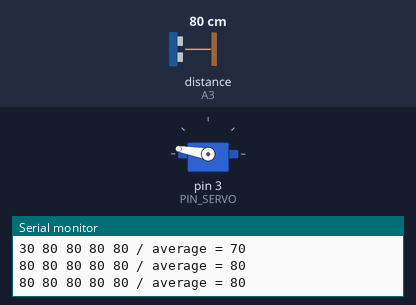
Bench run of a sketch on a simulated Arduino Uno, built with avr-gcc and run on an emulated ATmega328P. On the bench: servo, the last lines printed to the serial monitor. The inputs (shaded band) are chosen by the test bench; at power-on: distance to the obstacle (sensor on A3) 80 cm.

Above: at 1.2 s.
1.3 s: distance to the obstacle (sensor on A3) set to 32 cm
3.4 s: distance to the obstacle (sensor on A3) set to 27 cm
At 4.9 s:
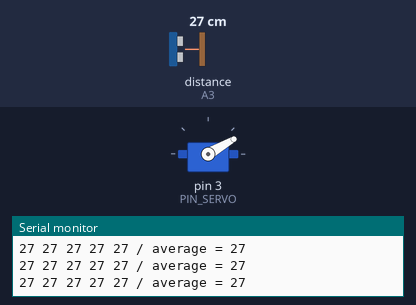
5.5 s: distance to the obstacle (sensor on A3) set to 35 cm
At 6.3 s:
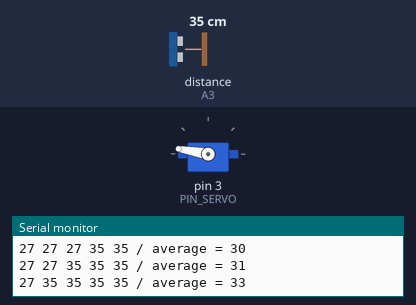
7.2 s: distance to the obstacle (sensor on A3) set to 18 cm
At 8.9 s:
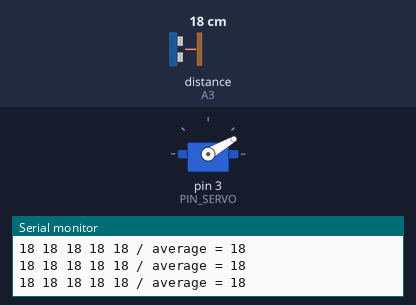
Timing chart, 0 to 10.4 s (numbered marks = the images above; inputs shaded):
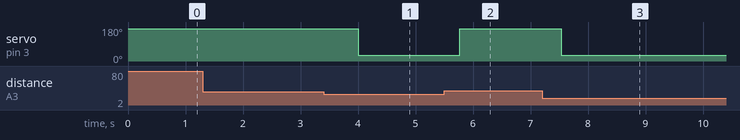

The sketch:

Microscope_SERVO.ino
```cpp
#define PIN_NIZ     9 // светодиод снизу
#define PIN_LEV     6 // светодиод слева
#define PIN_VERH    7 // светодиод сверху
#define PIN_LBOT    12 // лента в левом ботинке
#define PIN_RBOT    11 // лента в правом ботинке
#define PIN_IR      A3 // пин для подключения датчика расстояния. Обязательно аналоговый!
#define PIN_SERVO   3 // пин для подключения серво-привода
#define NUM_LEDS    20 // кол-во светодиодов в ленте
#define DIST_NEAR   30 // ближняя дистанция срабатывания
#define DIST_MID    40 // средняя
#define DIST_FAR    60 // дальняя
#define SERVO_START 170  // начальное положение серво-привода
#define SERVO_END   30 // конечное положение серво-привода
#define ARRAY       5 // массив для вычисления среднего числа при измерении дистанции

#include <SharpIR.h>
#include <Servo.h>

SharpIR sensor(PIN_IR, 1080);
Servo myServo;

int posNow;
int distArray[ARRAY];
int distAverage;

void setup() {
  myServo.attach(PIN_SERVO);
  myServo.write(SERVO_START);
  Serial.begin(9600);

  // записываем начальные значения расстояни в массив
  for (int i = 0; i < ARRAY; i++) {
    distArray[i] = 30;
  }
}

void loop() {
  for (int i = 0; i < ARRAY; i++) {
    if (i == ARRAY - 1) { // если добрались до последнего элемента
      distArray[ARRAY - 1] = sensor.distance(); // получаем расстояние с датчика и сохраняем в последний элемент массива
    } else {
      distArray[i] = distArray[i + 1]; // двигаем все значения в массие назад на один
    }
  }

  arrayAverage(); // корректирует distAverageage в зависимости от значений в массиве distArray
  arrayDisplay(); // выведение значений массива и их среднего значения на экран - ВАЖНО закомментить его при "рабочей прошивке", так как это влияет на серву - глючить может

  // поднимаем или опускаем серву от полученных значений
  posNow = myServo.read();
  if (distAverage < DIST_NEAR) {
    /*servoUp();*/
    myServo.write(SERVO_END);

  } else {
    myServo.write(SERVO_START);
    /*servoDown();*/
  }

  delay(200); // выставляем задержку, чтобы показания с датчика собирались не слишком часто
}

void arrayAverage() {
  int distSumForAverage = 0;
  for (int i = 0; i < ARRAY; i++)
  {
    distSumForAverage = distArray[i] + distSumForAverage;
  }
  distAverage = distSumForAverage / ARRAY; // вычисление средней длины из последний пяти, например, значений

}

void arrayDisplay() {
  for (int i = 0; i < ARRAY; i++) {
    Serial.print(distArray[i]);
    Serial.print(" ");
  }
  Serial.print("/ average = ");
  Serial.print(distAverage);
  Serial.println("");
}

void servoUp() {
  if (posNow > SERVO_END) {
    for (int i = posNow; i <= SERVO_END; i--) {
      myServo.write(i);
      delay (7);
    }
  } else {
    myServo.write(SERVO_END);
  }
}

void servoDown() {
  if (posNow < SERVO_START) {
    for (int i = posNow; i <= SERVO_START; i++) {
      myServo.write(i);
      delay (7);
    }
  } else {
    myServo.write(SERVO_START);
  }
}
```

Measured:
- the behaviour switches between 30 and 29 cm on distance to the obstacle (sensor on A3) (found by bisection; images 0 and 1)
- after the input at 3.4 s, servo on pin 3 (PIN_SERVO): 170° → 30° after 0.60 s
- after the input at 5.5 s, servo on pin 3 (PIN_SERVO): 30° → 170° after 0.27 s
- after the input at 7.2 s, servo on pin 3 (PIN_SERVO): 170° → 30° after 0.34 s
